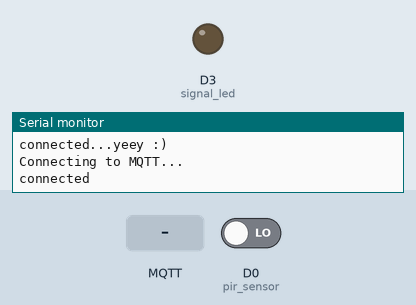
The sketch below on a simulated ESP8266 (NodeMCU). Shown: output pins drawn as LEDs (lit = HIGH), the last lines printed to the serial monitor. The test bench sets the inputs (shaded band); at power-on: D0 (pir_sensor) LOW. WiFi joins after 1.5 s; servers stay silent unless stated; no MQTT or app messages arrive unless stated.

Above: at 2.7 s.
2.8 s: MQTT message "LED ON" arrives on the first subscribed topic
At 3.6 s:
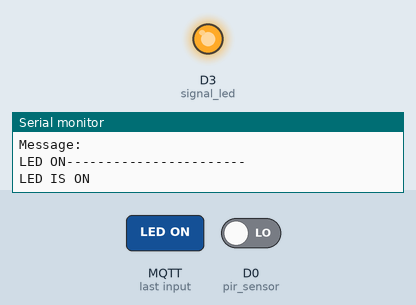
6.3 s: MQTT message "LED" arrives on the first subscribed topic
At 7.4 s:
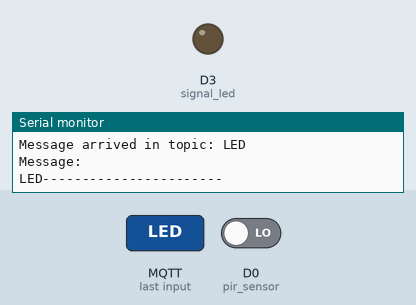
Timing chart, 0 to 9.3 s (numbered marks = the images above; inputs shaded):
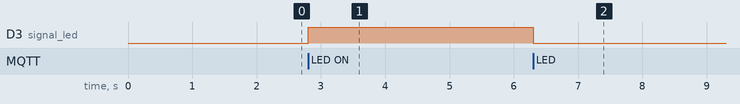

The sketch:

Arduino_MQTT.ino
```cpp
#include <ESP8266WiFi.h>          //https://github.com/esp8266/Arduino
#include <DNSServer.h>
#include <ESP8266WebServer.h>
#include <WiFiManager.h>         //https://github.com/tzapu/WiFiManager
#include <PubSubClient.h>

#define pir_sensor D0
#define signal_led D3

const char* mqttServer = "192.168.1.110";
const int mqttPort = 1883;
int pir_signal;

void callback(char* topic, byte* payload, unsigned int length) {
  Serial.print("Message arrived in topic: ");
  Serial.println(topic);

  Serial.print("Message:");
  Serial.println();

  String message = "";
  for (int i = 0; i < length; i++) {
    Serial.print((char)payload[i]);
    message+=(char)payload[i];
  }
  Serial.println("-----------------------");
  if(String(topic)=="LED"){
    if(message=="LED ON"){
      digitalWrite(signal_led,HIGH);
      Serial.println("LED IS ON");
    }
    else{
      digitalWrite(signal_led,LOW);
    }
  }
}

WiFiClient espClient;
PubSubClient client(mqttServer, mqttPort, callback, espClient);

void setup() {
  Serial.begin(115200);
  pinMode(pir_sensor, INPUT);
  pinMode(signal_led, OUTPUT);

  //WiFiManager
  //Local intialization. Once its business is done, there is no need to keep it around
  WiFiManager wifiManager;
  //reset saved settings
  // wifiManager.resetSettings();

  //set custom ip for portal
  //wifiManager.setAPStaticIPConfig(IPAddress(10,0,1,1), IPAddress(10,0,1,1), IPAddress(255,255,255,0));

  //fetches ssid and pass from eeprom and tries to connect
  //if it does not connect it starts an access point with the specified name
  //here  "AutoConnectAP"
  //and goes into a blocking loop awaiting configuration
  wifiManager.autoConnect("AutoConnectAP");
  //or use this for auto generated name ESP + ChipID
  //wifiManager.autoConnect();


  //if you get here you have connected to the WiFi
  Serial.println("connected...yeey :)");
  client.setServer(mqttServer, mqttPort);
  client.setCallback(callback);
  while (!client.connected()) {
    Serial.println("Connecting to MQTT...");

    if (client.connect("ESP8266Client" )) {
      client.subscribe("LED");
      Serial.println("connected");
    }
    else{
      Serial.print("failed with state ");
      Serial.print(client.state());
      delay(2000);
    }
  }
}

void loop() {
  client.loop();
  pir_signal = digitalRead(pir_sensor);
  if(pir_signal == 1){
    Serial.println("HOLA : " + String(pir_signal));
    String toSend = String(pir_signal);
    client.publish("data",toSend.c_str());
    delay(500);
  }
}
```

Measured:
- after the input at 2.8 s, D3 (signal_led): LOW → HIGH at once
- after the input at 6.3 s, D3 (signal_led): HIGH → LOW at once
